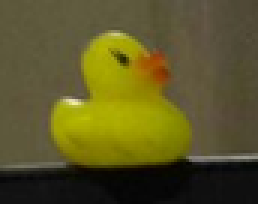
#> input picture Workspace/Photos/duck_2.png, 86 x 68 px, shrunk from 137 x 108 before the run (shown 3 times larger)
$ python using_Flan.py
#> lines starting #> are read from the running program, lines starting #| are printed output that depends on the picture
# reference: https://docs.opencv.org/3.0-beta/doc/py_tutorials/py_feature2d/py_matcher/py_matcher.html


import numpy as np
import cv2

from matplotlib import pyplot as plt


img1 = cv2.imread('Photos/duck_2.png',0)          # queryImage
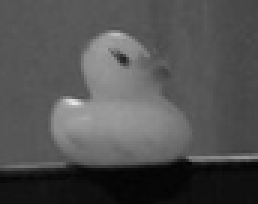
#> img1: shape (68, 86) (shown 3 times larger); min 3, max 230, mean 81.5
img2 = cv2.imread('Photos/Pls.png',0) # trainImage
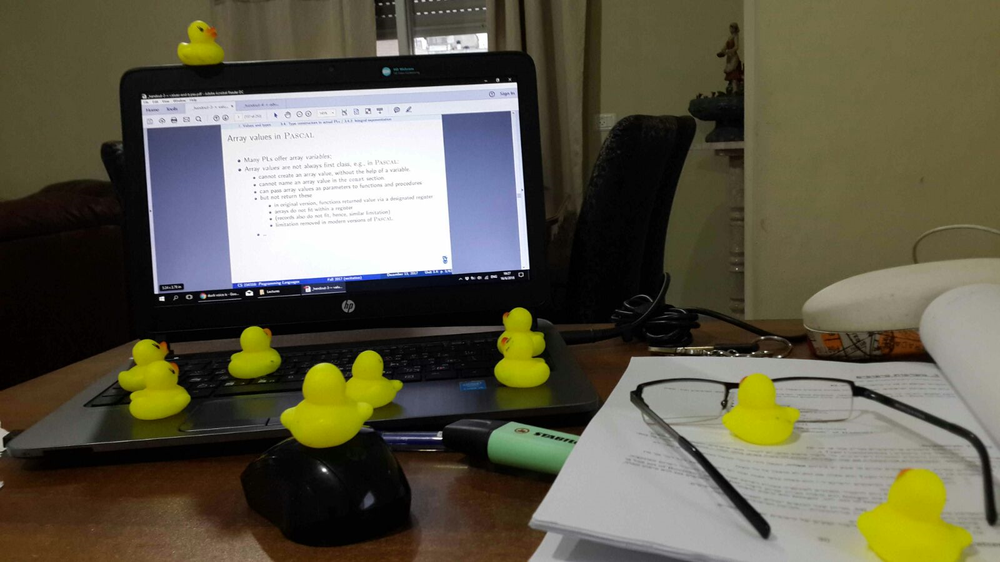
#> input picture Workspace/Photos/Pls.png, 1000 x 562 px, shrunk from 1600 x 900 before the run
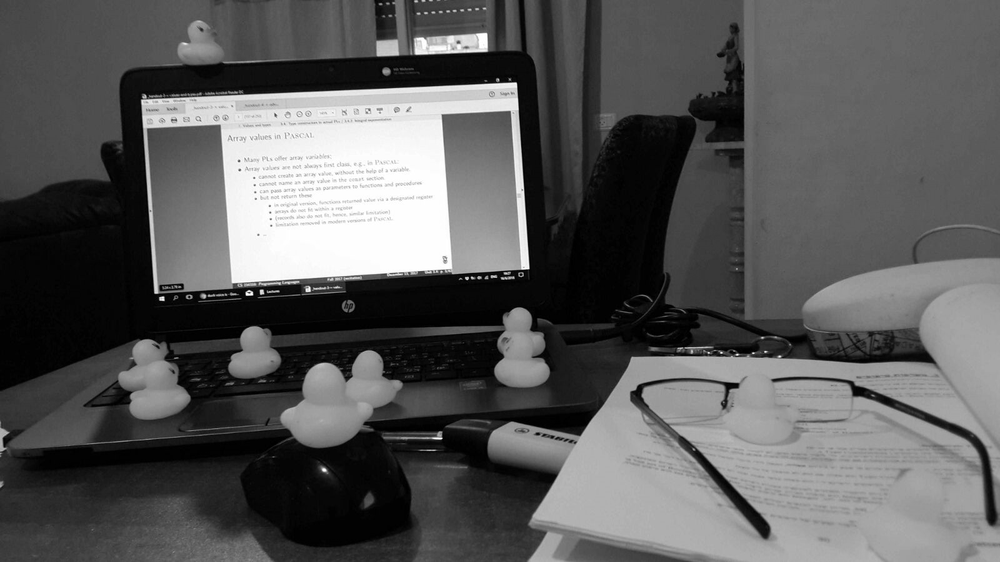
#> img2: shape (562, 1000); min 0, max 255, mean 89.9

# Initiate SIFT detector

sift = cv2.xfeatures2d.SIFT_create()

# find the keypoints and descriptors with SIFT
kp1, des1 = sift.detectAndCompute(img1,None)
#> kp1 = 8 keypoints; (x, y, size): (41, 20, 2.4), (24, 34, 2), (37, 37, 23.3), (64, 53, 1.9), (38, 12, 4.2), (28, 31, 3.4), (81, 55, 2), (70, 55, 2.7)
kp2, des2 = sift.detectAndCompute(img2,None)
#> kp2 = 972 keypoints; strongest (x, y, size): (162, 299, 3.3), (262, 292, 3.1), (324, 470, 3.1), (249, 293, 4.4)


# FLANN parameters
FLANN_INDEX_KDTREE = 0
index_params = dict(algorithm = FLANN_INDEX_KDTREE, trees = 5)
search_params = dict(checks=50)   # or pass empty dictionary

flann = cv2.FlannBasedMatcher(index_params,search_params)
matches = flann.knnMatch(des1,des2, k=2)
#> matches = 8 matches


# Need to draw only good matches, so create a mask
matchesMask = [[0,0] for i in range(len(matches))]
#> matchesMask = [[0, 0], [0, 0], [0, 0], [0, 0], [0, 0], [0, 0], [0, 0], [0, 0]]


# ratio test as per Lowe's paper
for i,(m,n) in enumerate(matches):
    if m.distance < 0.7*n.distance:
        matchesMask[i]=[1,0]
#> this loop made 8 passes
#> after the loop, matchesMask = [[0, 0], [1, 0], [0, 0], [0, 0], [0, 0], [0, 0], [1, 0], [0, 0]]

draw_params = dict(matchColor = (0,255,0),
                   singlePointColor = (255,0,0),
                   matchesMask = matchesMask,
                   flags = 0)
#> draw_params = {'matchColor': (0, 255, 0), 'singlePointColor': (255, 0, 0), 'matchesMask': [[0, 0], [1, 0], [0, 0], [0, 0], [0, 0], [0, 0], [1, 0], [0, 0]], 'flags': 0}

img3 = cv2.drawMatchesKnn(img1,kp1,img2,kp2,matches,None,**draw_params)
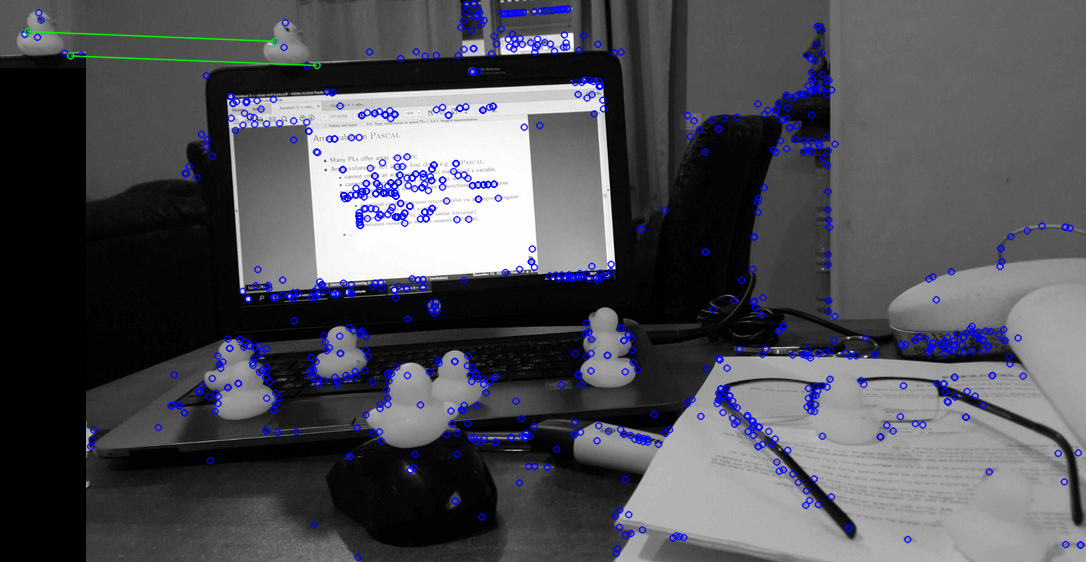
#> img3: shape (562, 1086, 3); mean of channels 0, 1, 2 87.8, 80.8, 80.5; drawn as B, G, R

plt.imshow(img3,),plt.show()
